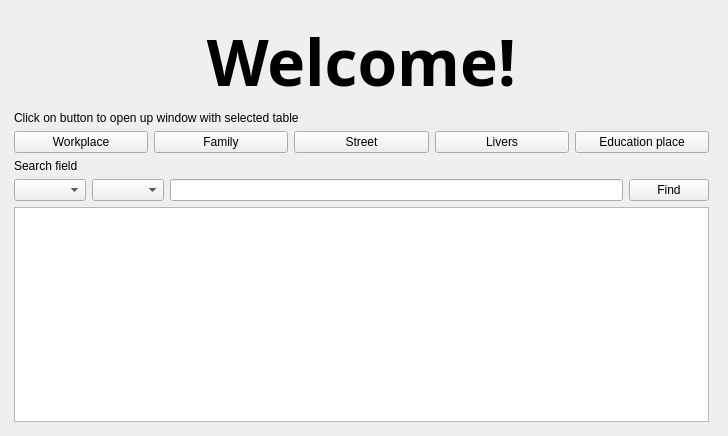
<?xml version="1.0" encoding="UTF-8"?>
<ui version="4.0">
 <class>MainWindow</class>
 <widget class="QMainWindow" name="MainWindow">
  <property name="geometry">
   <rect>
    <x>0</x>
    <y>0</y>
    <width>728</width>
    <height>436</height>
   </rect>
  </property>
  <property name="sizePolicy">
   <sizepolicy hsizetype="Maximum" vsizetype="Maximum">
    <horstretch>0</horstretch>
    <verstretch>0</verstretch>
   </sizepolicy>
  </property>
  <property name="minimumSize">
   <size>
    <width>728</width>
    <height>436</height>
   </size>
  </property>
  <property name="maximumSize">
   <size>
    <width>728</width>
    <height>436</height>
   </size>
  </property>
  <property name="windowTitle">
   <string>MainWindow</string>
  </property>
  <widget class="QWidget" name="centralwidget">
   <widget class="QWidget" name="layoutWidget">
    <property name="geometry">
     <rect>
      <x>14</x>
      <y>17</y>
      <width>695</width>
      <height>405</height>
     </rect>
    </property>
    <layout class="QVBoxLayout" name="verticalLayout_8">
     <item>
      <layout class="QVBoxLayout" name="verticalLayout">
       <item>
        <widget class="QLabel" name="label">
         <property name="font">
          <font>
           <family>Daniel</family>
           <pointsize>48</pointsize>
           <weight>75</weight>
           <bold>true</bold>
          </font>
         </property>
         <property name="autoFillBackground">
          <bool>false</bool>
         </property>
         <property name="text">
          <string>Welcome!</string>
         </property>
         <property name="scaledContents">
          <bool>true</bool>
         </property>
         <property name="alignment">
          <set>Qt::AlignCenter</set>
         </property>
        </widget>
       </item>
       <item>
        <widget class="QLabel" name="label_2">
         <property name="maximumSize">
          <size>
           <width>302</width>
           <height>16777215</height>
          </size>
         </property>
         <property name="text">
          <string>Click on button to open up window with selected table</string>
         </property>
        </widget>
       </item>
      </layout>
     </item>
     <item>
      <layout class="QHBoxLayout" name="horizontalLayout">
       <item>
        <layout class="QVBoxLayout" name="verticalLayout_2">
         <item>
          <widget class="QPushButton" name="pushButton_3">
           <property name="text">
            <string>Workplace</string>
           </property>
           <property name="autoDefault">
            <bool>false</bool>
           </property>
          </widget>
         </item>
        </layout>
       </item>
       <item>
        <layout class="QVBoxLayout" name="verticalLayout_6">
         <item>
          <widget class="QPushButton" name="pushButton_2">
           <property name="text">
            <string>Family</string>
           </property>
           <property name="autoDefault">
            <bool>false</bool>
           </property>
           <property name="default">
            <bool>false</bool>
           </property>
          </widget>
         </item>
        </layout>
       </item>
       <item>
        <layout class="QVBoxLayout" name="verticalLayout_3">
         <item>
          <widget class="QPushButton" name="pushButton">
           <property name="text">
            <string>Street</string>
           </property>
           <property name="autoDefault">
            <bool>false</bool>
           </property>
           <property name="default">
            <bool>false</bool>
           </property>
          </widget>
         </item>
        </layout>
       </item>
       <item>
        <layout class="QVBoxLayout" name="verticalLayout_5">
         <item>
          <widget class="QPushButton" name="pushButton_4">
           <property name="toolTip">
            <string>&lt;html&gt;&lt;head/&gt;&lt;body&gt;&lt;p&gt;Main table&lt;/p&gt;&lt;/body&gt;&lt;/html&gt;</string>
           </property>
           <property name="text">
            <string>Livers</string>
           </property>
           <property name="autoDefault">
            <bool>false</bool>
           </property>
           <property name="default">
            <bool>false</bool>
           </property>
          </widget>
         </item>
        </layout>
       </item>
       <item>
        <layout class="QVBoxLayout" name="verticalLayout_4">
         <item>
          <widget class="QPushButton" name="pushButton_5">
           <property name="text">
            <string>Education place</string>
           </property>
           <property name="autoDefault">
            <bool>false</bool>
           </property>
           <property name="default">
            <bool>false</bool>
           </property>
          </widget>
         </item>
        </layout>
       </item>
      </layout>
     </item>
     <item>
      <layout class="QVBoxLayout" name="verticalLayout_7">
       <item>
        <widget class="QLabel" name="label_8">
         <property name="text">
          <string>Search field</string>
         </property>
        </widget>
       </item>
       <item>
        <layout class="QHBoxLayout" name="horizontalLayout_2">
         <item>
          <widget class="QComboBox" name="table_comboBox"/>
         </item>
         <item>
          <widget class="QComboBox" name="column_comboBox"/>
         </item>
         <item>
          <widget class="QLineEdit" name="lineEdit"/>
         </item>
         <item>
          <widget class="QPushButton" name="pushButton_6">
           <property name="text">
            <string>Find</string>
           </property>
          </widget>
         </item>
        </layout>
       </item>
      </layout>
     </item>
     <item>
      <widget class="QTableView" name="tableView">
       <property name="autoFillBackground">
        <bool>true</bool>
       </property>
      </widget>
     </item>
    </layout>
   </widget>
  </widget>
 </widget>
 <resources/>
 <connections/>
</ui>
